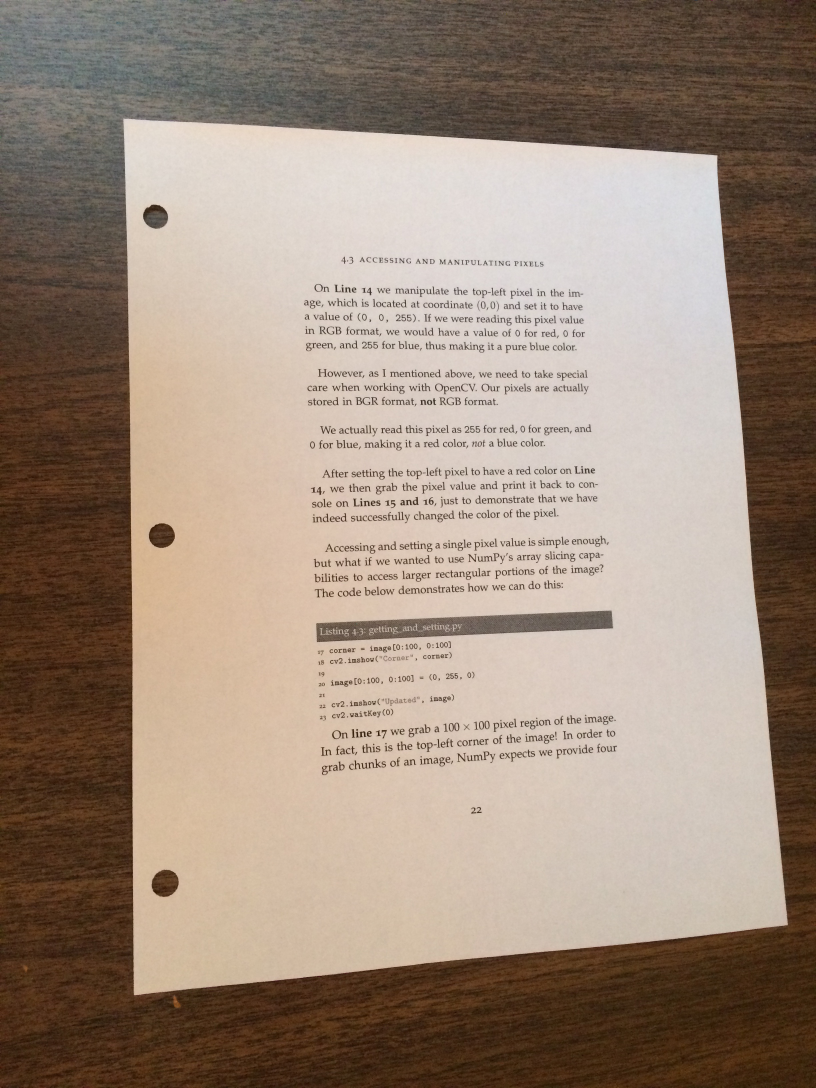
#> input picture 项目实战二_文档扫描ocr识别/images/page.jpg, 2448 x 3264 px (shown at 1/3 size)
$ python -i utils.py   (imports and definitions only)
#> lines starting #> are read from the running program, lines starting #| are printed output that depends on the picture; after the words box and inside, x2 and y2 are one past the last pixel; in counts of white or black regions, pixels touching at a corner belong together
#> further down, picture is the input picture: shape (3264, 2448, 3); mean B, G, R 123.7, 138.6, 156.7
import os
import cv2
import numpy as np
from PIL import Image
import pytesseract


# [106 lines left out: functions cv_show, resize, order_points, four_point_transform, get_screenCnt, get_rotated_img, not called in this run]

def ocr_check(image, preprocess='thresh'):

#> called with preprocess = 'thresh'
    gray = cv2.cvtColor(image, cv2.COLOR_BGR2GRAY)
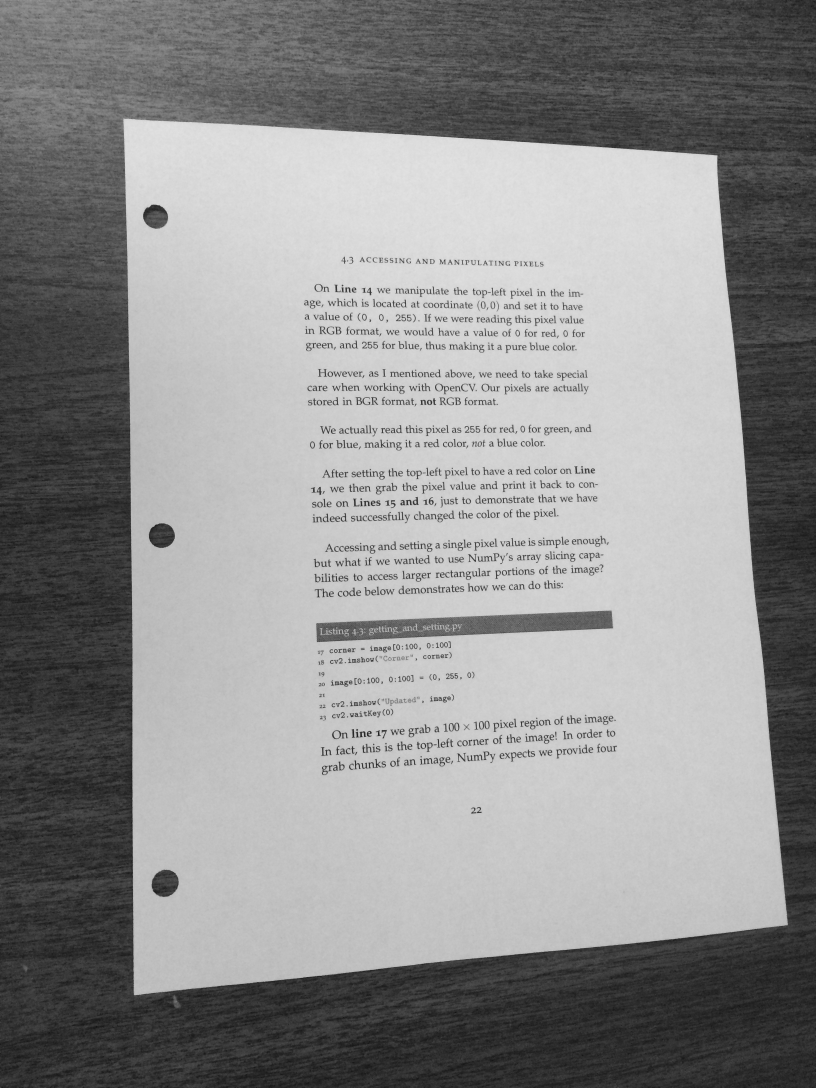
#> gray: shape (3264, 2448) (shown at 1/3 size); min 7, max 237, mean 142.4
    # 滤波或者二值化下，使得图片更加清楚

    if preprocess == "thresh":
        gray = cv2.threshold(gray, 0, 255,cv2.THRESH_BINARY | cv2.THRESH_OTSU)[1]
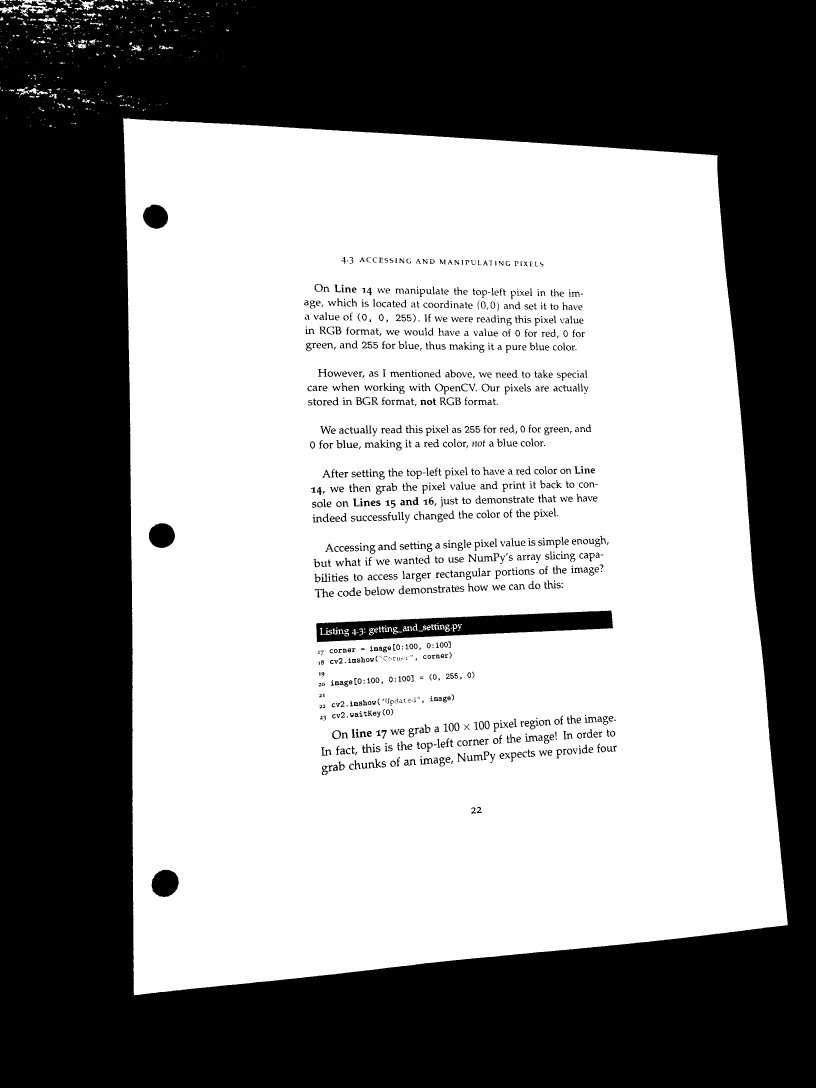
#> gray: shape (3264, 2448) (shown at 1/3 size); 55.8% white; 1242 black regions (178 under 20 px), largest, box (x1, y1, x2, y2) and area: (0, 0, 2448, 3264) 3361301, (949, 1832, 1839, 1926) 45293, (455, 2609, 536, 2691) 5149

    if preprocess == "blur":
        gray = cv2.medianBlur(gray, 3)

    filename = "{}.png".format(os.getpid())
    cv2.imwrite(filename, gray)

    img = Image.open(filename)
#> (the run stopped early here; a loop or call above may not have finished)
